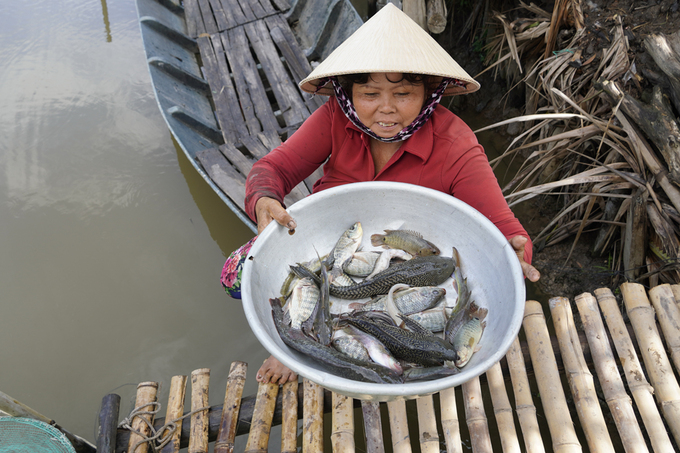
#> input picture anh.jpg, 680 x 453 px
$ python 03saveImageLine.py
#> lines starting #> are read from the running program, lines starting #| are printed output that depends on the picture; after the words box and inside, x2 and y2 are one past the last pixel; in counts of white or black regions, pixels touching at a corner belong together
import cv2 as cv

img = cv.imread('anh.jpg', 1)
#> img is the input picture: shape (453, 680, 3); mean B, G, R 112.9, 117.9, 126.4
cv.line(img, (0, 0), (300, 300), (0, 0, 0), 10)
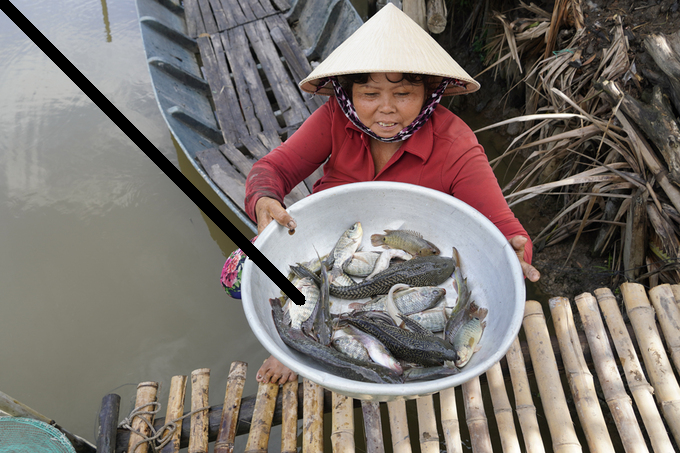
#> img: shape (453, 680, 3); 1.66% of pixels changed, all inside (x1, y1, x2, y2) = (0, 0, 306, 306)
cv.imwrite('anh-copy.jpg', img)

cv.destroyAllWindows()
